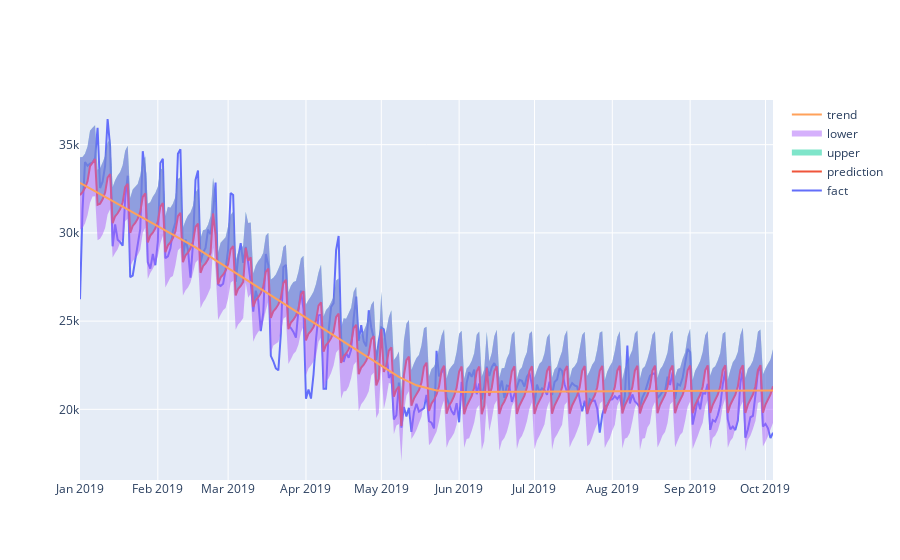

The cell this chart's notebook holds for it:
### Code cell
# Рисуем график с границами прогноза
from plotly.offline import download_plotlyjs, init_notebook_mode, plot, iplot
import plotly.graph_objs as go
init_notebook_mode(connected = True)

iplot([
    go.Scatter(x=df['ds'], y=df['y'], name='fact'),
    go.Scatter(x=forecast['ds'], y=forecast['yhat'], name='prediction'),
    go.Scatter(x=forecast['ds'], y=forecast['yhat_upper'], fill='tonexty', mode='none', name='upper'),
    go.Scatter(x=forecast['ds'], y=forecast['yhat_lower'], fill='tonexty', mode='none', name='lower'),
    go.Scatter(x=forecast['ds'], y=forecast['trend'], name='trend')
])

### Figure 1 — Plotly figure (JSON) as saved in the notebook; plotly's stock layout.template omitted (floating-point values rounded to 4 significant figures; data arrays with more than 128 entries replaced by an {"elided": "..."} marker saying what was removed)
{"data": [{"name": "fact", "type": "scatter", "x": {"elided": "277 str values"}, "y": {"elided": "277 int values"}}, {"name": "prediction", "type": "scatter", "x": {"elided": "277 str values"}, "y": {"elided": "277 float values"}}, {"fill": "tonexty", "mode": "none", "name": "upper", "type": "scatter", "x": {"elided": "277 str values"}, "y": {"elided": "277 float values"}}, {"fill": "tonexty", "mode": "none", "name": "lower", "type": "scatter", "x": {"elided": "277 str values"}, "y": {"elided": "277 float values"}}, {"name": "trend", "type": "scatter", "x": {"elided": "277 str values"}, "y": {"elided": "277 float values"}}], "layout": {}}
